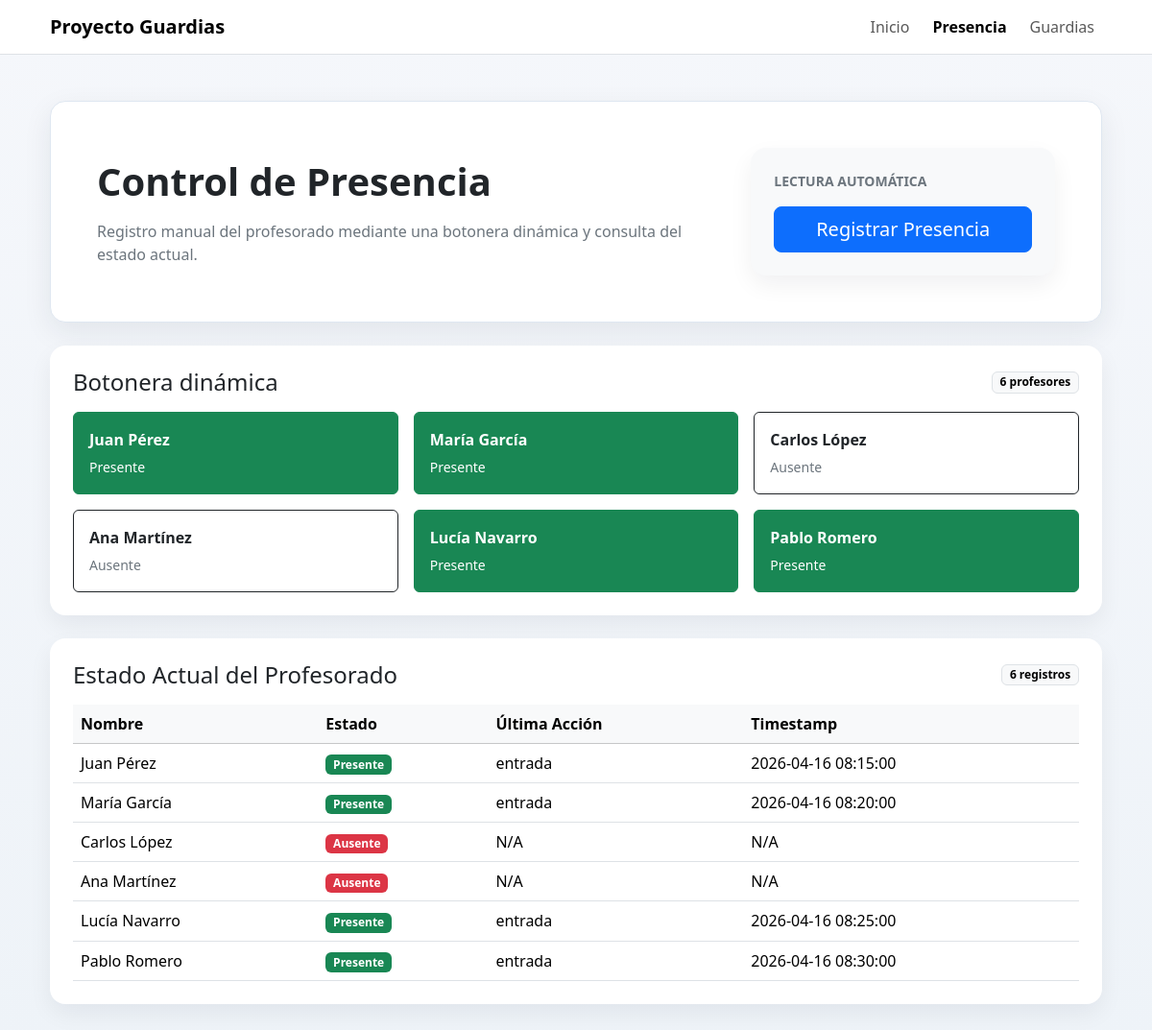
Page /presencia on the committed database.
### tables this page shows
CREATE TABLE profesores (
    id INTEGER PRIMARY KEY AUTOINCREMENT,
    nombre TEXT NOT NULL,
    rfid TEXT,
    huella_id TEXT,
    face_id TEXT,
    activo INTEGER DEFAULT 1,
    guardias_acumuladas INTEGER DEFAULT 0,
    guardias_semana INTEGER DEFAULT 0
);

CREATE TABLE presencia (
    id INTEGER PRIMARY KEY AUTOINCREMENT,
    profesor_id INTEGER,
    timestamp DATETIME DEFAULT CURRENT_TIMESTAMP,
    tipo TEXT,   -- 'entrada' o 'salida'
    FOREIGN KEY (profesor_id) REFERENCES profesores(id)
);

### app.py (the view)
@app.route("/presencia")
def vista_presencia():
    estado = obtener_estado_actual(_obtener_db_path())
    return render_template("presencia.html", estado=estado)

### app.py (called while the page is built)
def _obtener_db_path():
    return app.config.get("DB_PATH", "ies.db")

### modules/db/db_manager.py (called while the page is built)
    def get_connection(self):
        return sqlite3.connect(self.db_path)

    def get_profesores(self):
        conn = self.get_connection()
        cursor = conn.cursor()
        cursor.execute("SELECT * FROM profesores WHERE activo = 1")
        rows = cursor.fetchall()
        conn.close()
        return [Profesor(*row) for row in rows]

    def get_presencias_hoy(self, fecha=None):
        from datetime import datetime
        fecha = fecha or datetime.now().strftime("%Y-%m-%d")
        conn = self.get_connection()
        cursor = conn.cursor()
        cursor.execute("""
            SELECT * FROM presencia
            WHERE date(timestamp) = ?
            ORDER BY profesor_id, timestamp
        """, (fecha,))
        rows = cursor.fetchall()
        conn.close()
        return [Presencia(*row) for row in rows]

### modules/presencia/registro.py (called while the page is built)
def obtener_estado_actual(db_path="ies.db"):
    db_manager = DBManager(db_path)
    profesores = db_manager.get_profesores()
    presencias_hoy = db_manager.get_presencias_hoy()
    estado = {}
    for profesor in profesores:
        presencias_profesor = sorted([p for p in presencias_hoy if p.profesor_id == profesor.id],
                                   key=lambda p: p.timestamp)
        presente = bool(presencias_profesor) and presencias_profesor[-1].tipo == 'entrada'
        estado[profesor.id] = {
            'nombre': profesor.nombre,
            'presente': presente,
            'ultima_accion': presencias_profesor[-1].tipo if presencias_profesor else None,
            'timestamp': presencias_profesor[-1].timestamp if presencias_profesor else None
        }
    return estado

### templates/presencia.html (shortened to what this page needs)
<!DOCTYPE html>
<html lang="es">
<head>
    <link href="https://cdn.jsdelivr.net/npm/bootstrap@5.3.3/dist/css/bootstrap.min.css" rel="stylesheet">
</head>
<body>
    <nav class="navbar navbar-expand-lg bg-white border-bottom sticky-top">
        <div class="container app-shell">
            <a class="navbar-brand fw-semibold" href="{{ url_for('index') }}">Proyecto Guardias</a>
            <div class="collapse navbar-collapse" id="mainNav">
                <div class="navbar-nav ms-auto gap-lg-2">
                    <a class="nav-link" href="{{ url_for('index') }}">Inicio</a>
                    <a class="nav-link active fw-semibold" href="{{ url_for('vista_presencia') }}">Presencia</a>
                    <a class="nav-link" href="{{ url_for('vista_guardias') }}">Guardias</a>
                </div>
            </div>
        </div>
    </nav>
    <main class="container app-shell py-4 py-lg-5">
        <section class="page-hero p-4 p-lg-5 mb-4">
            <div class="row g-4 align-items-center">
                <div class="col-lg-8">
                    <h1 class="display-6 fw-semibold mb-3">Control de Presencia</h1>
                    <p class="text-secondary mb-0">Registro manual del profesorado mediante una botonera dinámica y consulta del estado actual.</p>
                </div>
                <div class="col-lg-4">
                    <div class="card content-card bg-body-tertiary">
                        <div class="card-body p-4">
                            <p class="text-uppercase text-secondary small fw-semibold mb-3">Lectura automática</p>
                            <form action="{{ url_for('registrar') }}" method="post" class="d-grid">
                                <button class="btn btn-primary btn-lg" type="submit">Registrar Presencia</button>
                            </form>
                        </div>
                    </div>
                </div>
            </div>
        </section>
        <section class="card stat-card mb-4">
            <div class="card-body p-4">
                <div class="d-flex justify-content-between align-items-center mb-3 flex-wrap gap-2">
                    <h2 class="h4 mb-0">Botonera dinámica</h2>
                    <span class="badge text-bg-light border">{{ estado|length }} profesores</span>
                </div>
                <div class="row g-3">
                    {% for profesor_id, info in estado.items() %}
                    <div class="col-md-6 col-xl-4">
                        <form action="{{ url_for('registrar') }}" method="post" class="h-100">
                            <button class="btn {% if info.presente %}btn-success{% else %}btn-outline-dark{% endif %} w-100 h-100 text-start p-3" type="submit">
                                <span class="d-block fw-semibold mb-1">{{ info.nombre }}</span>
                                <span class="small {% if info.presente %}text-white{% else %}text-secondary{% endif %}">
                                    {% if info.presente %}Presente{% else %}Ausente{% endif %}
                                </span>
                            </button>
                        </form>
                    </div>
                    {% else %}
                    <div class="col-12">
                        <div class="text-center text-secondary py-3">No hay profesores disponibles para registrar.</div>
                    </div>
                    {% endfor %}
                </div>
            </div>
        </section>
        <section class="card stat-card">
            <div class="card-body p-4">
                <div class="d-flex justify-content-between align-items-center mb-3 flex-wrap gap-2">
                    <h2 class="h4 mb-0">Estado Actual del Profesorado</h2>
                    <span class="badge text-bg-light border">{{ estado|length }} registros</span>
                </div>
                <div class="table-responsive">
                    <table class="table table-hover align-middle mb-0">
                        <thead class="table-light">
                            <tr>
                                <th>Nombre</th>
                                <th>Estado</th>
                                <th>Última Acción</th>
                                <th>Timestamp</th>
                            </tr>
                        </thead>
                        <tbody>
                            {% for profesor_id, info in estado.items() %}
                            <tr>
                                <td class="fw-medium">{{ info.nombre }}</td>
                                <td>
                                    <span class="badge {% if info.presente %}text-bg-success{% else %}text-bg-danger{% endif %}">
                                        {% if info.presente %}Presente{% else %}Ausente{% endif %}
                                    </span>
                                </td>
                                <td>{{ info.ultima_accion or 'N/A' }}</td>
                                <td>{{ info.timestamp or 'N/A' }}</td>
                            </tr>
                            {% else %}
                            <tr>
                                <td colspan="4" class="text-center text-secondary py-4">No hay registros de presencia para mostrar.</td>
                            </tr>
                            {% endfor %}
                        </tbody>
                    </table>
                </div>
            </div>
        </section>
    </main>
</body>
</html>

### templates/presencia.html (style rules this page uses)
body { background: linear-gradient(180deg, #f5f7fb 0%, #eef3f8 100%); min-height: 100vh; }
.app-shell { max-width: 1120px; }
.page-hero { background: #ffffff; border: 1px solid #dfe7f1; border-radius: 1rem; box-shadow: 0 10px 30px rgba(31, 41, 55, 0.08); }
.stat-card, .content-card { border: 0; border-radius: 1rem; box-shadow: 0 10px 24px rgba(15, 23, 42, 0.06); }

### rows in the picture
profesores: nombre "Juan Pérez", nombre "Juan Pérez"
profesores: nombre "María García", nombre "María García"
profesores: nombre "Carlos López", nombre "Carlos López"
profesores: nombre "Ana Martínez", nombre "Ana Martínez"
profesores: nombre "Lucía Navarro", nombre "Lucía Navarro"
profesores: nombre "Pablo Romero", nombre "Pablo Romero"
presencia: tipo "entrada", timestamp "2026-04-16 08:15:00"
presencia: tipo "entrada", timestamp "2026-04-16 08:20:00"
presencia: tipo "entrada", timestamp "2026-04-16 08:25:00"
presencia: tipo "entrada", timestamp "2026-04-16 08:30:00"

### other values in the picture
{{ estado|length }} "6"
{{ info.ultima_accion or 'N/A' }} "N/A" "N/A"
{{ info.timestamp or 'N/A' }} "N/A" "N/A"
